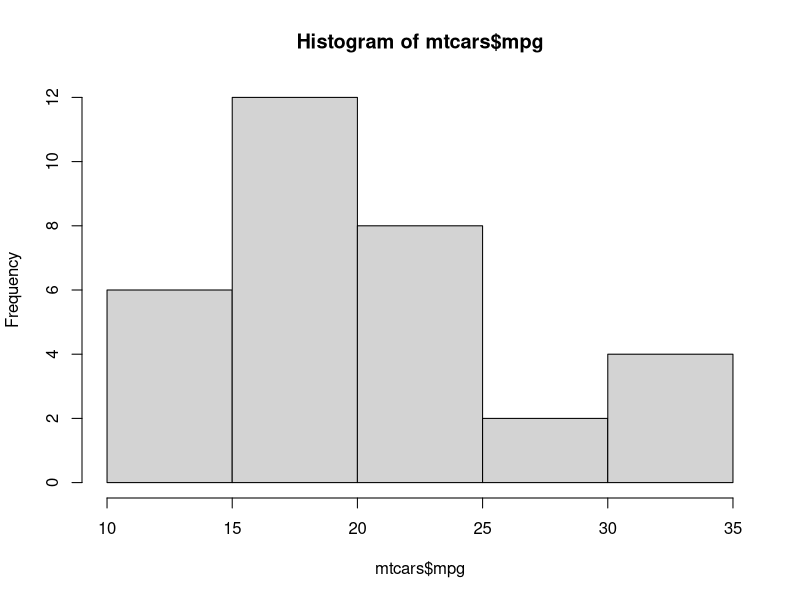
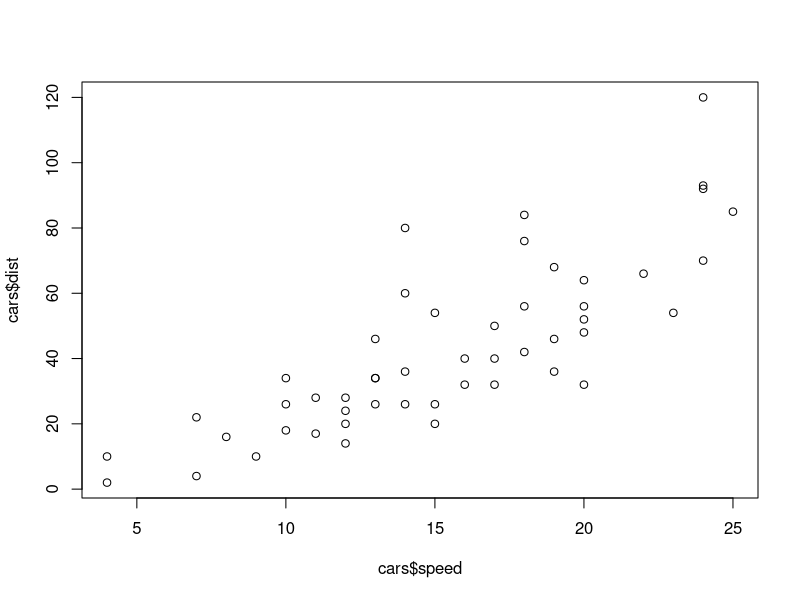

R code for these plots, in order:
summary(mtcars)
ratarata<-mean(mtcars$mpg)
n<-length(mtcars)
status <- numeric(n)
for (i in 1:n){
  if (mtcars$mpg[i]>ratarata){
    status[i]<-'tinggi'
  }
  else
    status<-append(status,'rendah')
}

hist(mtcars$mpg)


##tambahan syntax
plot(cars$speed, cars$dist)
